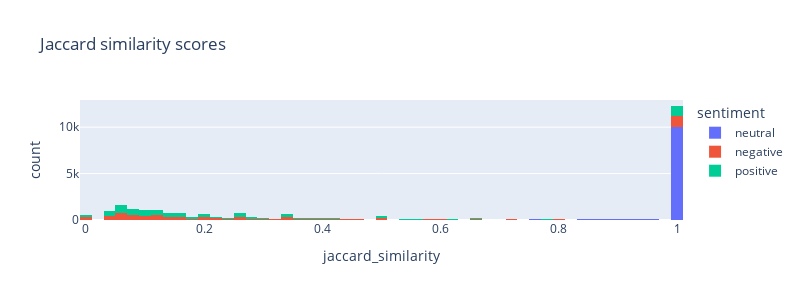

Write notebook code for a chart like this one.
### Code cell
px.histogram(train_df, x='jaccard_similarity', color='sentiment', 
             hover_data=train_df.columns,
             width=800, 
             height=300, title='Jaccard similarity scores')

### Figure 1 — Plotly figure (JSON) as saved in the notebook; plotly's stock layout.template omitted (floating-point values rounded to 4 significant figures; data arrays with more than 128 entries replaced by an {"elided": "..."} marker saying what was removed)
{"data": [{"alignmentgroup": "True", "bingroup": "x", "hovertemplate": "sentiment=neutral<br>jaccard_similarity=%{x}<br>count=%{y}<extra></extra>", "legendgroup": "neutral", "marker": {"color": "#636efa"}, "name": "neutral", "offsetgroup": "neutral", "orientation": "v", "showlegend": true, "type": "histogram", "x": {"elided": "11117 float values"}, "xaxis": "x", "yaxis": "y"}, {"alignmentgroup": "True", "bingroup": "x", "hovertemplate": "sentiment=negative<br>jaccard_similarity=%{x}<br>count=%{y}<extra></extra>", "legendgroup": "negative", "marker": {"color": "#EF553B"}, "name": "negative", "offsetgroup": "negative", "orientation": "v", "showlegend": true, "type": "histogram", "x": {"elided": "7781 float values"}, "xaxis": "x", "yaxis": "y"}, {"alignmentgroup": "True", "bingroup": "x", "hovertemplate": "sentiment=positive<br>jaccard_similarity=%{x}<br>count=%{y}<extra></extra>", "legendgroup": "positive", "marker": {"color": "#00cc96"}, "name": "positive", "offsetgroup": "positive", "orientation": "v", "showlegend": true, "type": "histogram", "x": {"elided": "8582 float values"}, "xaxis": "x", "yaxis": "y"}], "layout": {"barmode": "relative", "height": 300, "legend": {"title": {"text": "sentiment"}, "tracegroupgap": 0}, "title": {"text": "Jaccard similarity scores"}, "width": 800, "xaxis": {"anchor": "y", "domain": [0, 1], "title": {"text": "jaccard_similarity"}}, "yaxis": {"anchor": "x", "domain": [0, 1], "title": {"text": "count"}}}}
